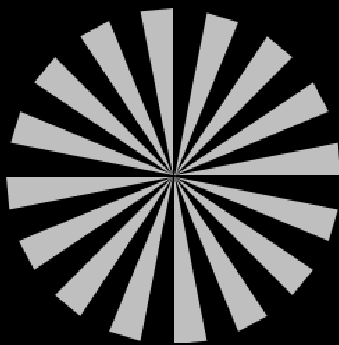
#> input picture reg.png, 339 x 345 px
$ python main.py
#> lines starting #> are read from the running program, lines starting #| are printed output that depends on the picture
### admm_denoiser.py
import numpy as np
import scipy as sp
from sksparse.cholmod import cholesky
from util import soft_threshold


class ADMMDenoiser:
    def __init__(self, img, rho=2, lmbda=30, verbose=True) -> None:
        self.img = img
        self.rho = rho
        self.lmbda = lmbda
        self.verbose = verbose

    def compute_diff(self):
        pass

    def compute_reg(self):
        pass

    def one_pass(self):
        pass

    def solve(self):
        pass


class ADMMDenoiserTV(ADMMDenoiser):
    def __init__(self, img, verbose) -> None:
        super().__init__(img, verbose)
        self.setup_params(img)
        self.img_flat = img.flatten()

        self.z = self.img_flat + np.random.rand(self.img_flat.shape[0])
        self.x = self.img_flat + np.random.rand(self.img_flat.shape[0])
        self.u = np.random.rand(self.img_flat.shape[0])

        self.img_shape = img.shape

    def setup_params(self, img):
        self.setup_F_and_factor(img.shape)

    def setup_F_and_factor(self, img_shape):
        # We cache the matrixes F, F.transpose(), and the Cholesky factor
        # of (Id + rho * F.transpose @ F)

        if self.verbose:
            print(f"Image shape in setting up ADMM denoiser: {img_shape}")

        img_flat_dim = img_shape[0] * img_shape[1]

        num_cols = img_shape[1]

        data = [2 if i % 2 == 0 else -1 for i in range(2 * img_flat_dim - 1)]
        data = data + [-1 for i in range(img_flat_dim - num_cols)]

        rows = [int(i / 2) for i in range(2 * img_flat_dim - 1)]
        rows = rows + [i for i in range(img_flat_dim - num_cols)]

        cols = [
            int(i / 2) if i % 2 == 0 else int(i / 2) + 1
            for i in range(2 * img_flat_dim - 1)
        ]
        cols = cols + [i + num_cols for i in range(img_flat_dim - num_cols)]

        self.F = sp.sparse.csr_matrix(
            (data, (rows, cols)), shape=(img_flat_dim, img_flat_dim)
        )
        self.Ft = self.F.transpose()

        FtF = self.F.transpose() @ self.F
        self.factor = cholesky(
            sp.sparse.identity(img_flat_dim) + self.rho * FtF,
        )

        if self.verbose:
            print(f"Set up F matrix:\n {self.F}\n")
            print(f"Set up Cholesky factor:\n {self.factor}\n")

    def compute_diff(self):
        self.x = self.factor(self.img_flat + self.rho * self.Ft @ (self.z - self.u))

    def compute_reg(self):
        self.z = soft_threshold(self.lmbda / self.rho, self.F @ self.x + self.u)

    def dual_update(self):
        self.u = self.u + self.F @ self.x - self.z

    def one_pass(self):
        self.compute_diff()
        self.compute_reg()
        self.dual_update()

    def solve(self):
        for _ in range(20):
            # for _ in range(100):
            self.one_pass()
        print(f"ADMM solutoin {self.x}")
        return self.x.reshape(self.img_shape)

### main.py
from enum import auto, Flag

import admm_denoiser

import cv2
import matplotlib.pyplot as plt
import numpy as np


class NoiseType(Flag):
    Gaussian = auto()
    Uniform = auto()
    Impulse = auto()


# test_img_path = "./test_image.png"
test_img_path = "./reg.png"

verbose = False


def load_grayscale_img(path: str):

#> called with path = './reg.png'
    global verbose

    img = cv2.imread(path, cv2.IMREAD_GRAYSCALE)
#> img: shape (345, 339); min 0, max 191, mean 70.9
    if verbose:
        print(f"Loaded from path: {path}")
        print(f"Image dimension: {img.shape}")
#| Image dimension: (345, 339)
    return img


def add_noise(img, type: NoiseType):

    gn_img, noise = None, None

    if type == NoiseType.Uniform:
        noise = np.zeros(img.shape, dtype=np.uint8)
        cv2.randu(noise, 0, 255)
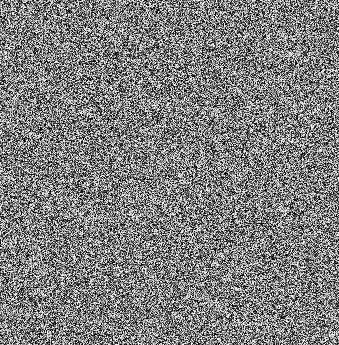
#> noise: shape (345, 339); min 0, max 254, mean 127
        noise = (noise * 0.5).astype(np.uint8)
    elif type == NoiseType.Gaussian:
        noise = np.zeros(img.shape, dtype=np.uint8)
        cv2.randn(noise, 128, 200)
        noise = (noise * 0.5).astype(np.uint8)
    elif type == NoiseType.Impulse:
        noise = np.zeros(img.shape, dtype=np.uint8)
        cv2.randu(noise, 0, 255)
        noise = cv2.threshold(noise, 245, 255, cv2.THRESH_BINARY)[1]
        noise = (noise * 0.5).astype(np.uint8)

    gn_img = cv2.add(img, noise)
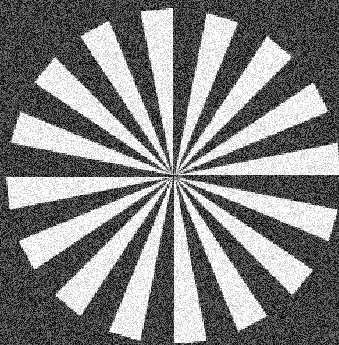
#> gn_img: shape (345, 339); min 0, max 255, mean 128.8
    return gn_img, noise


def plot(img, gauss_noise, gn_img, solved):
    fig = plt.figure(dpi=300)

    fig.add_subplot(1, 4, 1)
    plt.imshow(solved, cmap="gray")
    plt.axis("off")
    plt.title("Solved")

    fig.add_subplot(1, 4, 2)
    plt.imshow(img, cmap="gray")
    plt.axis("off")
    plt.title("Original")

    fig.add_subplot(1, 4, 3)
    plt.imshow(gauss_noise, cmap="gray")
    plt.axis("off")
    plt.title("Noisy image")

    fig.add_subplot(1, 4, 4)
    plt.imshow(gn_img, cmap="gray")
    plt.axis("off")
    plt.title("Noise")

    plt.show()


# img = cv2.imread("/kaggle/input/test-image-for-noise/image.jpg", 0)

if __name__ == "__main__":
    verbose = True
    img = load_grayscale_img(test_img_path)
    # noise_img, noise = add_noise(img, type=NoiseType.Gaussian)
    noise_img, noise = add_noise(img, type=NoiseType.Uniform)
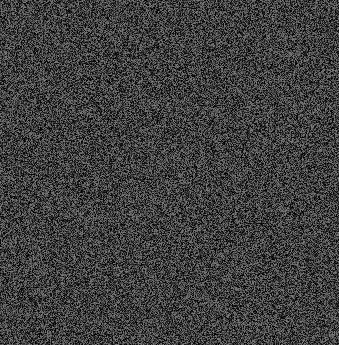
#> noise: shape (345, 339); min 0, max 127, mean 63.3

    denoiser = admm_denoiser.ADMMDenoiserTV(img=noise_img, verbose=True)
#> (the call stopped at in setup_F_and_factor, `self.factor = cholesky( sp.sparse.identity(img_flat_dim) + self.rho * ..`: sksparse is not available in this run)
#> (the run stopped early here; a loop or call above may not have finished)
